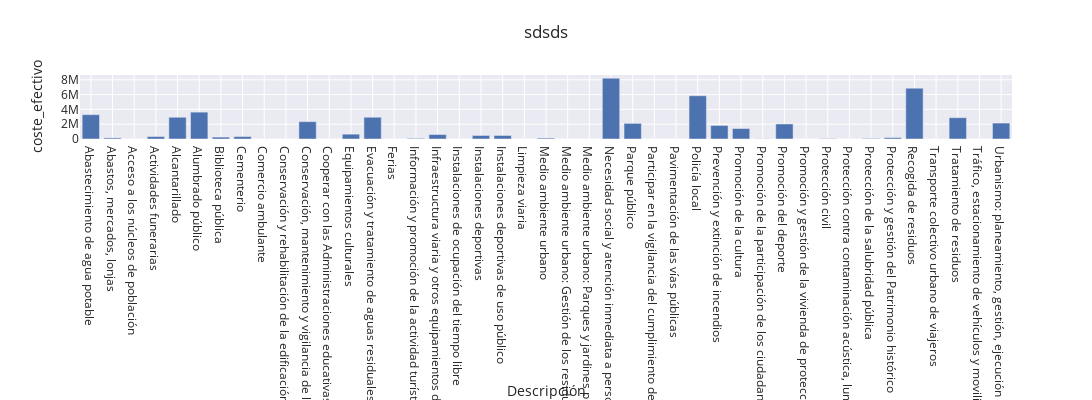

Notebook code cell kept with this figure:
### Code cell
graph=df_final_pob_melt.loc[(df_final_pob_melt['Nombre Ente Principal']=='Lugo')]


fig=px.bar(graph,x='Descripción', y='coste_efectivo',template='seaborn',title='sdsds',barmode='stack', orientation='v')
fig.update_layout(height=400, width=1200)
fig.show()

### Figure 1 — Plotly figure (JSON) as saved in the notebook; plotly's stock layout.template omitted (floating-point values rounded to 4 significant figures)
{"data": [{"alignmentgroup": "True", "hovertemplate": "Descripción=%{x}<br>coste_efectivo=%{y}<extra></extra>", "legendgroup": "", "marker": {"color": "rgb(76,114,176)"}, "name": "", "offsetgroup": "", "orientation": "v", "showlegend": false, "textposition": "auto", "type": "bar", "x": ["Abastecimiento de agua potable", "Abastos, mercados, lonjas ", "Acceso a los núcleos de población", "Actividades funerarias", "Alcantarillado", "Alumbrado público", "Biblioteca pública", "Cementerio", "Comercio ambulante", "Conservación y rehabilitación de la edificación", "Conservación, mantenimiento y vigilancia de los edificios destinados a educación", "Cooperar con las Administraciones educativas en la obtención de solares", "Equipamientos culturales", "Evacuación y tratamiento de aguas residuales", "Ferias ", "Información y promoción de la actividad turística de interés y ámbito local", "Infraestructura viaria y otros equipamientos de titularidad de la entidad local", "Instalaciones de ocupación del tiempo libre", "Instalaciones deportivas", "Instalaciones deportivas de uso público", "Limpieza viaria", "Medio ambiente urbano", "Medio ambiente urbano: Gestión de los residuos sólidos urbanos", "Medio ambiente urbano: Parques y jardines públicos", "Necesidad social y atención inmediata a personas en riesgo de exclusión social", "Parque público", "Participar en la vigilancia del cumplimiento de la escolaridad obligatoria", "Pavimentación de las vías públicas", "Policía local", "Prevención y extinción de incendios", "Promoción de la cultura", "Promoción de la participación de los ciudadanos en las T.I.C.", "Promoción del deporte", "Promoción y gestión de la vivienda de protección pública", "Protección civil", "Protección contra contaminación acústica, lumínica y atmosférica", "Protección de la salubridad pública", "Protección y gestión del Patrimonio histórico", "Recogida de residuos", "Transporte colectivo urbano de viajeros", "Tratamiento de residuos", "Tráfico, estacionamiento de vehículos y movilidad", "Urbanismo: planeamiento, gestión, ejecución y disciplina urbanística"], "xaxis": "x", "y": [3286000.0, 146900.0, 0, 328300.0, 2939000.0, 3629000.0, 257200.0, 328200.0, 0, 0, 2342000.0, 0, 652900.0, 2939000.0, 0, 82800.0, 599700.0, 0, 476900.0, 476800.0, 0, 120200.0, 0, 0, 8213000.0, 2107000.0, 0, 0, 5845000.0, 1831000.0, 1414000.0, 17830.0, 2028000.0, 0, 38790.0, 0, 68310.0, 181600.0, 6860000.0, 0, 2876000.0, 0, 2152000.0], "yaxis": "y"}], "layout": {"barmode": "stack", "height": 400, "legend": {"tracegroupgap": 0}, "title": {"text": "sdsds"}, "width": 1200, "xaxis": {"anchor": "y", "autorange": true, "domain": [0, 1], "range": [-0.5, 42.5], "title": {"text": "Descripción"}, "type": "category"}, "yaxis": {"anchor": "x", "autorange": true, "domain": [0, 1], "range": [0, 8646000.0], "title": {"text": "coste_efectivo"}, "type": "linear"}}}
